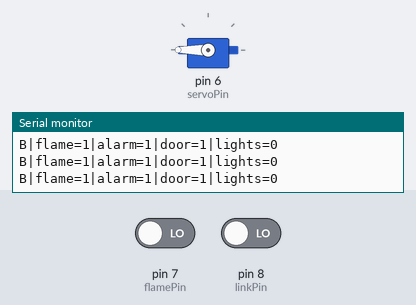
This sketch was run on a simulated Arduino Uno, built with avr-gcc and run on an emulated ATmega328P. Parts: servo, the last lines printed to the serial monitor. Inputs (shaded band) come from the test bench; at power-on: pin 7 (flamePin) LOW, pin 8 (linkPin) LOW.

Above: at 1.2 s.
1.3 s: pin 7 (flamePin) driven HIGH
At 4.0 s:
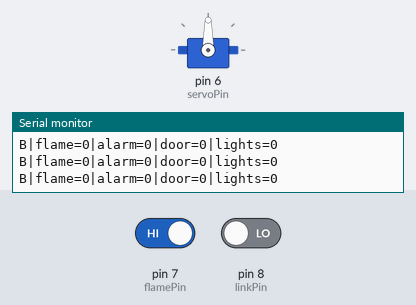
4.3 s: pin 7 (flamePin) driven LOW
At 5.4 s:
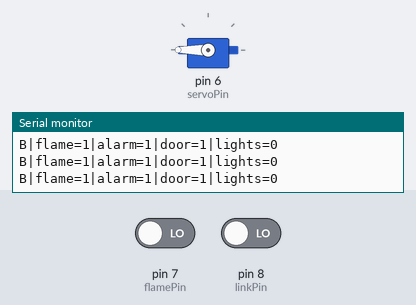
Timing chart, 0 to 7.3 s (numbered marks = the images above; inputs shaded):
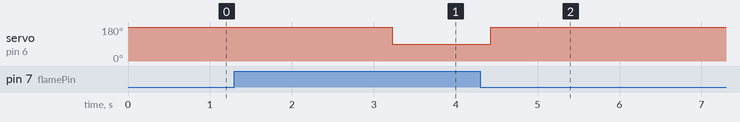

Measured:
- after the input at 1.3 s, servo on pin 6 (servoPin): 180° → 90° after 1.9 s
- after the input at 4.3 s, servo on pin 6 (servoPin): 90° → 180° after 0.13 s

The sketch:

ZoneB_Nano.ino
```cpp
#include <Servo.h>

const int flamePin = 7;
const int servoPin = 6;
const int linkPin = 8;     // from Uno D8

const int FLAME_DETECTED = LOW;
const int closedAngle = 90;
const int openAngle = 180;

Servo door;
bool alarmOn = false;
bool doorOpen = false;
unsigned long lastFlame = 0;

void setup() {
  Serial.begin(9600);
  pinMode(flamePin, INPUT);
  pinMode(linkPin, INPUT);
  door.attach(servoPin);
  door.write(closedAngle);
  Serial.println("EV|B|Zone B ready");
}

void loop() {
  bool flame = (digitalRead(flamePin) == FLAME_DETECTED);
  if (flame) lastFlame = millis();

  bool fireAlarm = flame || (lastFlame > 0 && millis() - lastFlame < 2000);
  bool unoSaysOpen = (digitalRead(linkPin) == HIGH);

  if (fireAlarm && !alarmOn) Serial.println("EV|B|FIRE ALERT - door open");
  if (!fireAlarm && alarmOn) Serial.println("EV|B|Fire clear");
  alarmOn = fireAlarm;

  bool openNow = fireAlarm || unoSaysOpen;
  if (openNow != doorOpen) {
    doorOpen = openNow;
    door.write(doorOpen ? openAngle : closedAngle);
  }

  Serial.print("B|flame=");  Serial.print(flame ? 1 : 0);
  Serial.print("|alarm=");   Serial.print(alarmOn ? 1 : 0);
  Serial.print("|door=");    Serial.print(doorOpen ? 1 : 0);
  Serial.println("|lights=0");
  delay(200);
}
```
